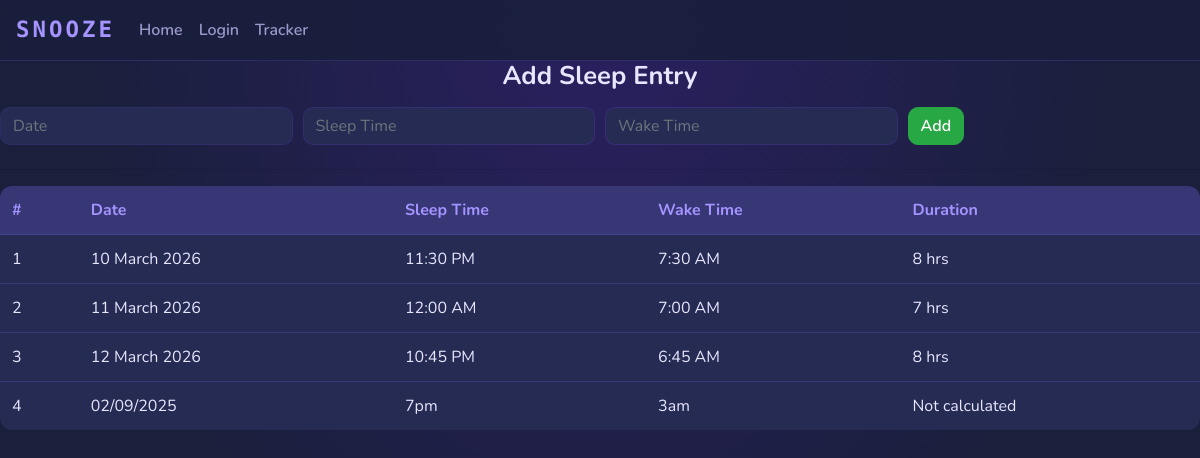
/track, run on an earlier commit of the app's database.
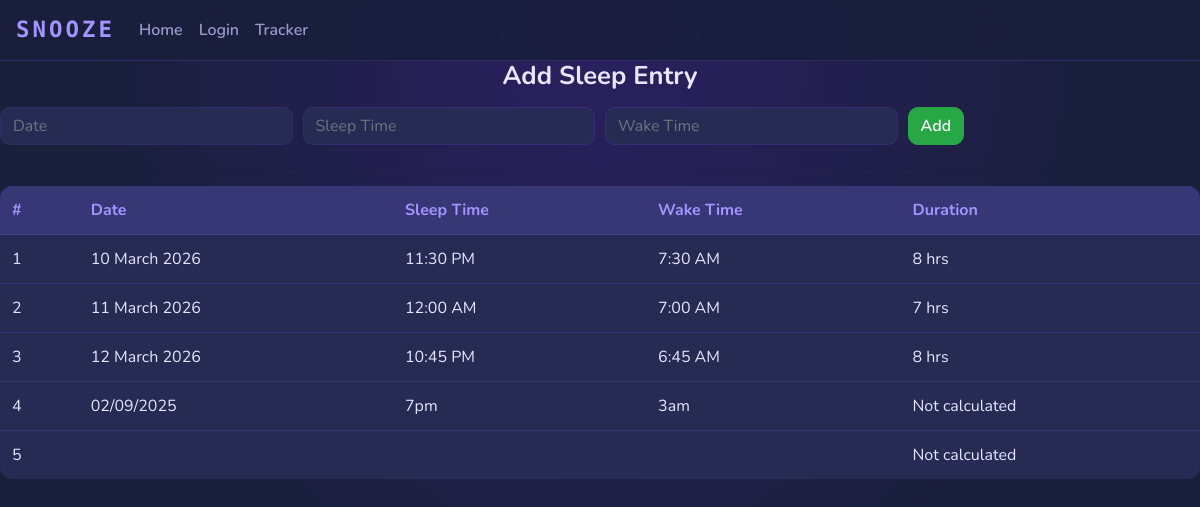
And on a later commit of the database.
### track/models.py (models this page shows, shortened)
class Sleep(db.Model):
    num = db.Column(db.Integer, primary_key=True)
    date = db.Column(db.String(20), nullable=False)
    sleeptime = db.Column(db.String(20), nullable=False)
    waketime = db.Column(db.String(20), nullable=False)
    duration = db.Column(db.String(20), nullable=False)
    user_num = db.Column(db.Integer, db.ForeignKey('user.num'), nullable=False)

### track/routes.py (the view, shortened to what this page needs)
@app.route("/track", methods=["GET", "POST"])
def Track():
    sleep_data = Sleep.query.all()
    return render_template("Tracker.html", sleep_data=sleep_data)

### track/templates/Tracker.html (shortened to what this page needs)
{% extends "base.html" %}
{% block content %}
<h2>Add Sleep Entry</h2>
<form method="POST" action="{{ url_for('Track') }}" class="mb-4">
    <div class="form-row">
        <div class="col">
            <input type="text" class="form-control" name="date" placeholder="Date">
        </div>
        <div class="col">
            <input type="text" class="form-control" name="sleeptime" placeholder="Sleep Time">
        </div>
        <div class="col">
            <input type="text" class="form-control" name="waketime" placeholder="Wake Time">
        </div>
        <div class="col">
            <button class="btn btn-success">Add</button>
        </div>
    </div>
</form>
<hr>
     <table class="table table-hover table-dark">
        <thead>
            <tr>
                <th scope="col">#</th>
                <th scope="col">Date</th>
                <th scope="col">Sleep Time</th>
                <th scope="col">Wake Time</th>
                <th scope="col">Duration</th>
            </tr>
        </thead>
        <tbody>
            {% for sleep in sleep_data %}
            <tr>
                <td>{{ sleep.num }}</td>
                <td>{{ sleep.date }}</td>
                <td>{{ sleep.sleeptime }}</td>
                <td>{{ sleep.waketime }}</td>
                <td>{{ sleep.duration }}</td>
            </tr>
            {% endfor %}
        </tbody>
     </table>
{% endblock %}

### track/templates/base.html (shortened to what this page needs)
<!DOCTYPE html>
<html lang="en">
<head>
    <link rel="stylesheet" href="https://cdn.jsdelivr.net/npm/bootstrap@4.5.3/dist/css/bootstrap.min.css">
    <link rel="stylesheet" href="{{ url_for('static', filename='style.css') }}">
</head>
<body>
    <nav class="navbar navbar-expand-md navbar-light bg-light">
      <a class="navbar-brand" href="#">SNOOZE</a>
      <div class="collapse navbar-collapse" id="navbarNav">
        <ul class="navbar-nav mr-auto">
            <li class="nav-item active">
                <a class="nav-link" href="{{ url_for('home') }}">Home <span class="sr-only">(current)</span></a>
            </li>
            <li class="nav-item">
                <a class="nav-link" href="{{ url_for('Login') }}">Login </a>
            </li>
            <li class="nav-item">
                <a class="nav-link" href="{{ url_for('Track') }}">Tracker </a>
            </li>
        </ul>
      </div>
    </nav>
      {% block content %}
      {% endblock %}
</body>
</html>

### track/static/style.css (style rules this page uses)
* { margin: 0; padding: 0; box-sizing: border-box; }
:root { --bg: #1a1f3c; --card: #252b52; --hover: #2e3566; --accent: #7c6aff; --accent-light: #a594ff; --text: #e8e6ff; --text-faded: #9b99cc; --green: #4ade80; --red: #f87171; --border: rgba(124, 106, 255, 0.2); }
body { font-family: 'Nunito', sans-serif; background-color: var(--bg); color: var(--text); min-height: 100vh; background-image: radial-gradient(ellipse at top, #2a2060 0%, var(--bg) 60%); }
.navbar { background-color: rgba(26, 31, 60, 0.9) !important; backdrop-filter: blur(10px); border-bottom: 1px solid var(--border); }
.navbar-brand { font-family: 'Space Mono', monospace; font-size: 1.4rem; font-weight: 700; color: var(--accent-light) !important; letter-spacing: 3px; }
.nav-link { color: var(--text-faded) !important; font-weight: 600; border-radius: 8px; transition: all 0.2s ease; }
h2 { font-size: 1.6rem; font-weight: 700; margin-bottom: 1rem; text-align: center; }
.form-control { background-color: var(--card) !important; color: var(--text) !important; border: 1px solid var(--border) !important; border-radius: 10px !important; }
.btn { border-radius: 10px !important; font-weight: 600; }
.table { background-color: var(--card) !important; border-radius: 12px; overflow: hidden; }
.table thead { background-color: rgba(124, 106, 255, 0.2); }
.table th { color: var(--accent-light) !important; border: none !important; }
.table td { color: var(--text) !important; border-color: var(--border) !important; }

What changed in the data, as far as the page shows it:
added Sleep: num "5", duration "Not calculated"
